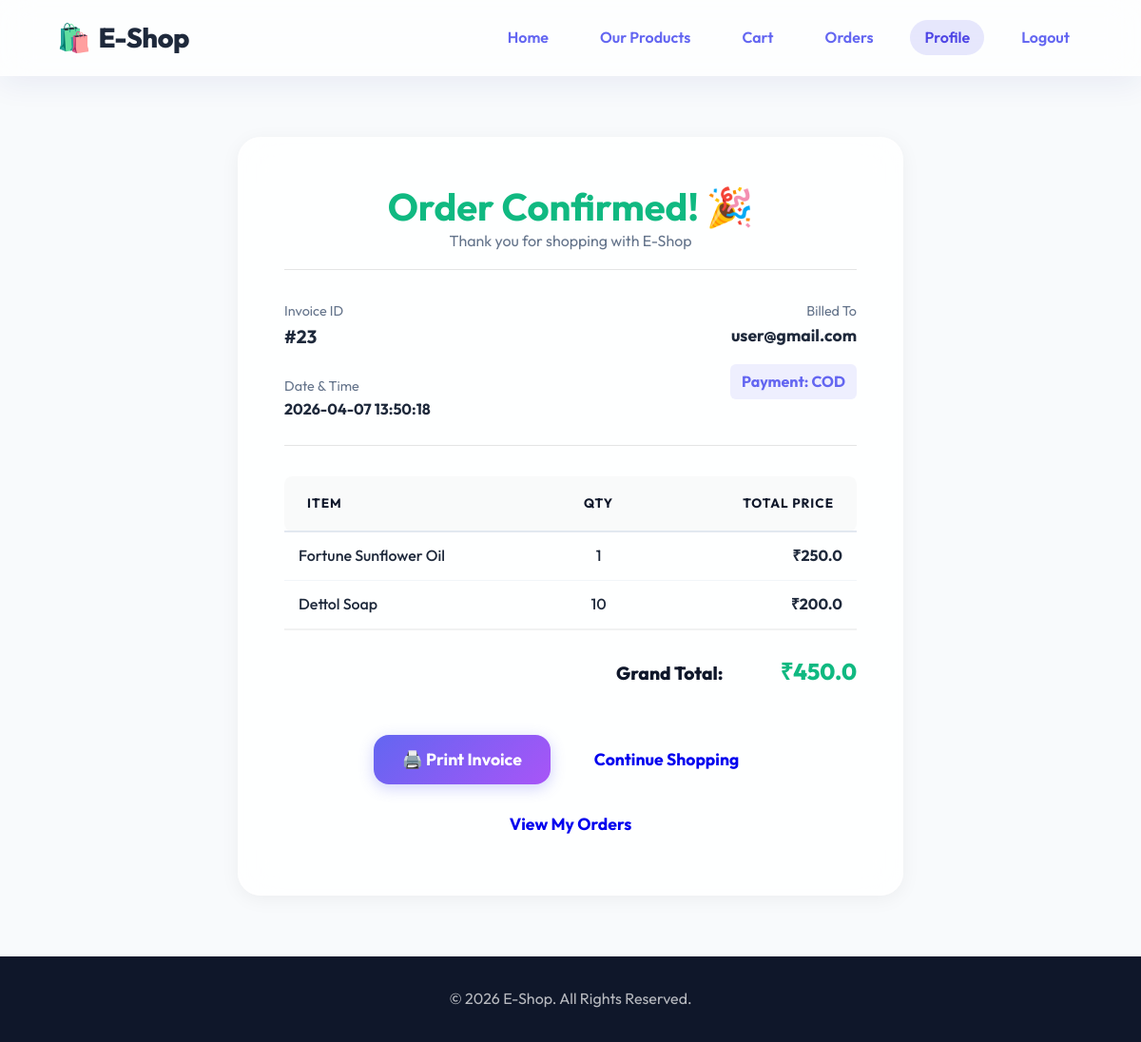
/user/bill/23 (signed in), run on the app's committed database.
### tables this page shows
CREATE TABLE bill (
    bill_id INTEGER PRIMARY KEY AUTOINCREMENT,
    email TEXT,
    bill_date TEXT,
    grand_total REAL, payment_method TEXT DEFAULT 'COD');

CREATE TABLE orders(
        id INTEGER PRIMARY KEY AUTOINCREMENT,
        email TEXT,
        product_id INTEGER,
        quantity INTEGER,
        status TEXT,
        order_date TEXT,
        total REAL, bill_id INTEGER, margin REAL DEFAULT 0,
        FOREIGN KEY(email) REFERENCES login(email),
        FOREIGN KEY(product_id) REFERENCES products(product_id)
    );

CREATE TABLE products(
        product_id INTEGER PRIMARY KEY AUTOINCREMENT,
        name TEXT,
        price REAL,
        stock INTEGER,
        description TEXT,
        image TEXT
    , purchasing_price REAL DEFAULT 0);

### main.py (the view)
@app.route('/user/bill/<int:bill_id>')
def view_bill(bill_id):
    email = session.get('email')
    if not email:
        return redirect('/login')
    conn = db_conn()
    cursor = conn.cursor()
    cursor.execute("SELECT * FROM bill WHERE bill_id=?", (bill_id,))
    bill_data = cursor.fetchone()
    formatted_date = bill_data[2] if bill_data else ""
    if formatted_date and '.' in formatted_date:
        formatted_date = formatted_date.split('.')[0]
    cursor.execute("""
    SELECT products.name,
           orders.quantity,
           orders.total
    FROM orders
    JOIN products ON orders.product_id = products.product_id
    WHERE orders.bill_id=?
    ORDER BY orders.order_date DESC
    """,(bill_id,))
    items = cursor.fetchall()
    payment_method = bill_data[4] if len(bill_data) > 4 else "COD"
    conn.close()
    return render_template("bill.html",
                           bill=bill_data,
                           items=items,
                           payment_method=payment_method,
                           formatted_date=formatted_date)

### main.py (called while the page is built)
def db_conn():
    conn = sqlite3.connect('test.db')
    conn.execute("PRAGMA foreign_keys = ON")
    return conn

@app.context_processor
def inject_shop_name():
    return dict(shop_name=SHOP_NAME)

### templates/bill.html (shortened to what this page needs)
{% extends 'base.html' %}
{% block content %}
<div class="center-container" style="align-items: flex-start; padding-top: 2rem;">
    <div class="glass-card" style="max-width: 700px; width: 100%;">
        <div style="text-align: center; margin-bottom: 2rem; border-bottom: 1px solid rgba(0,0,0,0.1); padding-bottom: 1rem;">
            <h1 style="color: var(--success-color); font-size: 2.5rem; margin-bottom: 0;">Order Confirmed! 🎉</h1>
            <p style="color: var(--text-muted);">Thank you for shopping with {{ shop_name }}</p>
        </div>
        <div style="display: flex; justify-content: space-between; margin-bottom: 2rem; border-bottom: 1px solid rgba(0,0,0,0.1); padding-bottom: 1.5rem;">
            <div style="text-align: left;">
                <p style="margin: 0; color: var(--text-muted); font-size: 0.9rem;">Invoice ID</p>
                <strong style="font-size: 1.2rem;">#{{ bill[0] }}</strong><br><br>
                <p style="margin: 0; color: var(--text-muted); font-size: 0.9rem;">Date & Time</p>
                <strong>{{ formatted_date }}</strong>
            </div>
            <div style="text-align: right;">
                <p style="margin: 0; color: var(--text-muted); font-size: 0.9rem;">Billed To</p>
                <strong style="font-size: 1.1rem;">{{ bill[1] }}</strong><br>
                <div style="display: inline-block; margin-top: 1rem; padding: 6px 12px; background: rgba(99, 102, 241, 0.1); color: var(--primary-color); border-radius: 6px; font-weight: bold; font-size: 1rem;">
                    Payment: {{ payment_method }}
                </div>
            </div>
        </div>
        <table class="premium-table" style="background: transparent; box-shadow: none; border-bottom: 2px solid rgba(0,0,0,0.05); margin-bottom: 1.5rem; min-width: 100%;">
            <thead>
                <tr>
                    <th style="background: rgba(0,0,0,0.02); text-align: left; border-radius: 8px 0 0 8px;">Item</th>
                    <th style="background: rgba(0,0,0,0.02); text-align: center;">Qty</th>
                    <th style="background: rgba(0,0,0,0.02); text-align: right; border-radius: 0 8px 8px 0;">Total Price</th>
                </tr>
            </thead>
            <tbody>
                {% for item in items %}
                <tr>
                    <td style="text-align: left; padding: 12px 15px;">{{ item[0] }}</td>
                    <td style="text-align: center; padding: 12px 15px;">{{ item[1] }}</td>
                    <td style="text-align: right; padding: 12px 15px; font-weight: bold;">₹{{ item[2] }}</td>
                </tr>
                {% endfor %}
            </tbody>
        </table>
        <div style="text-align: right; margin-top: 1rem; font-size: 1.5rem; font-weight: 800; color: var(--secondary-color);">
            <span style="font-size: 1.2rem; margin-right: 1rem;">Grand Total:</span> <span style="display: inline-block; min-width: 120px; text-align: right; color: var(--success-color);">₹{{ bill[3] }}</span>
        </div>
        <div class="no-print" style="margin-top: 3rem; display: flex; justify-content: center; gap: 1rem; flex-wrap: wrap;">
            <button onclick="window.print()" class="btn btn-primary" style="font-size: 1.1rem; padding: 12px 30px;">🖨️ Print Invoice</button>
            <a href="/user/products" class="btn btn-outline-nav" style="font-size: 1.1rem; padding: 12px 30px;">Continue Shopping</a>
            <a href="/user/orders" class="btn btn-outline-nav" style="font-size: 1.1rem; padding: 12px 30px;">View My Orders</a>
        </div>
    </div>
</div>
{% endblock %}

### static/style.css (style rules this page uses)
:root { --primary-color: #6366f1; --primary-light: #818cf8; --primary-dark: #4f46e5; --secondary-color: #0f172a; --accent-color: #ec4899; --accent-hover: #be185d; --success-color: #10b981; --success-hover: #059669; --danger-color: #ef4444; --danger-hover: #b91c1c; --bg-main: #f8fafc; --surface-light: rgba(255, 255, 255, 0.7); --surface-solid: #ffffff; --text-main: #1e293b; --text-muted: #64748b; --text-light: #f8fafc; --gradient-primary: linear-gradient(135deg, #6366f1 0%, #a855f7 100%); --gradient-admin: linear-gradient(135deg, #0f172a 0%, #334155 100%); --radius-sm: 8px; --radius-md: 16px; --radius-lg: 24px; --radius-pill: 9999px; --shadow-soft: 0 4px 20px rgba(0, 0, 0, 0.05); --shadow-hover: 0 10px 40px rgba(99, 102, 241, 0.2); --shadow-glass: 0 8px 32px 0 rgba(31, 38, 135, 0.07); --nav-height: 80px; --transition-fast: 0.2s cubic-bezier(0.4, 0, 0.2, 1); --transition-smooth: 0.4s cubic-bezier(0.4, 0, 0.2, 1); }
* { margin: 0; padding: 0; box-sizing: border-box; }
body { font-family: 'Outfit', sans-serif; background-color: var(--bg-main); color: var(--text-main); line-height: 1.6; overflow-x: hidden; min-height: 100vh; display: flex; flex-direction: column; }
h1, h2, h3, h4, h5, h6 { font-weight: 700; line-height: 1.2; color: var(--secondary-color); margin-bottom: 0.5rem; }
.center-container { display: flex; justify-content: center; align-items: center; min-height: calc(100vh - var(--nav-height) - 100px); }
.glass-card { background: rgba(255, 255, 255, 0.85); backdrop-filter: blur(20px); border: 1px solid rgba(255, 255, 255, 0.5); border-radius: var(--radius-lg); padding: 3rem; box-shadow: var(--shadow-soft); width: 100%; max-width: 480px; animation: fadeUp 0.6s ease-out; }
.btn { display: inline-flex; align-items: center; justify-content: center; padding: 12px 28px; font-size: 1rem; font-weight: 700; text-decoration: none; border: none; border-radius: var(--radius-md); cursor: pointer; transition: var(--transition-fast); font-family: inherit; gap: 8px; }
.btn-primary { background: var(--gradient-primary); color: white; box-shadow: 0 4px 15px rgba(99, 102, 241, 0.3); }
.premium-table { width: 100%; min-width: 1000px; border-collapse: collapse; text-align: left; }
.premium-table th { background: #f1f5f9; padding: 18px 24px; font-weight: 700; color: var(--secondary-color); text-transform: uppercase; font-size: 0.85rem; letter-spacing: 1px; border-bottom: 2px solid #e2e8f0; white-space: nowrap; }
.premium-table td { padding: 20px 24px; border-bottom: 1px solid #f1f5f9; vertical-align: middle; color: var(--text-main); font-weight: 500; white-space: nowrap; }
.premium-table tbody tr { transition: var(--transition-fast); }

### templates/bill.html (style rules this page uses)
.premium-table th, .premium-table td { white-space: normal; }

### data on the page
bill: bill_id "23", email "user@gmail.com", payment_method "COD", grand_total "450.0"
orders: name "Fortune Sunflower Oil", quantity "1", total "250.0"
orders: name "Dettol Soap", quantity "10", total "200.0"

### other printed values
{{ shop_name }} "E-Shop"
